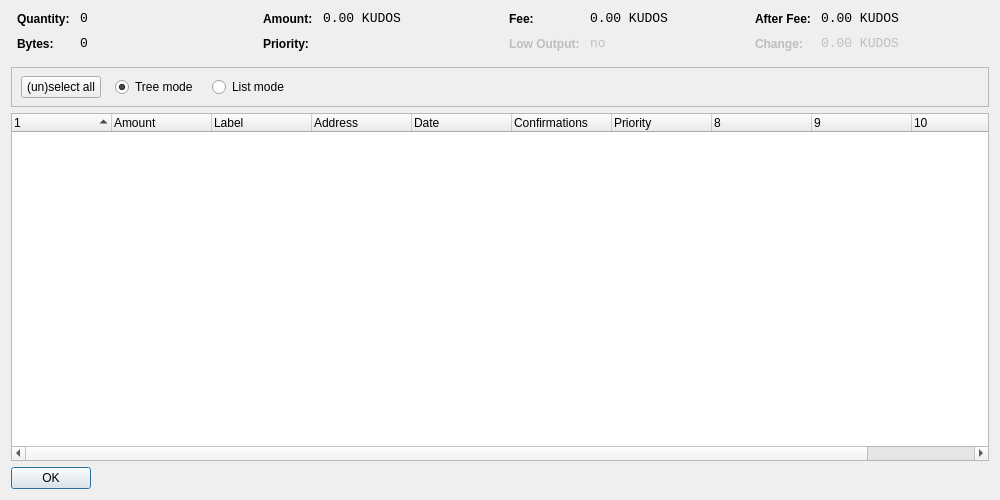
<?xml version="1.0" encoding="UTF-8"?>
<ui version="4.0">
 <class>CoinControlDialog</class>
 <widget class="QDialog" name="CoinControlDialog">
  <property name="geometry">
   <rect>
    <x>0</x>
    <y>0</y>
    <width>1000</width>
    <height>500</height>
   </rect>
  </property>
  <property name="windowTitle">
   <string>Coin Control</string>
  </property>
  <layout class="QVBoxLayout" name="verticalLayout">
   <item>
    <layout class="QHBoxLayout" name="horizontalLayoutTop" stretch="0,0,0,0">
     <property name="topMargin">
      <number>0</number>
     </property>
     <property name="bottomMargin">
      <number>10</number>
     </property>
     <item>
      <layout class="QFormLayout" name="formLayoutCoinControl1">
       <property name="horizontalSpacing">
        <number>10</number>
       </property>
       <property name="verticalSpacing">
        <number>10</number>
       </property>
       <property name="leftMargin">
        <number>6</number>
       </property>
       <property name="rightMargin">
        <number>6</number>
       </property>
       <item row="0" column="0">
        <widget class="QLabel" name="labelCoinControlQuantityText">
         <property name="styleSheet">
          <string notr="true">font-weight:bold;</string>
         </property>
         <property name="text">
          <string>Quantity:</string>
         </property>
        </widget>
       </item>
       <item row="0" column="1">
        <widget class="QLabel" name="labelCoinControlQuantity">
         <property name="font">
          <font>
           <family>Monospace</family>
           <pointsize>10</pointsize>
          </font>
         </property>
         <property name="cursor">
          <cursorShape>IBeamCursor</cursorShape>
         </property>
         <property name="contextMenuPolicy">
          <enum>Qt::ActionsContextMenu</enum>
         </property>
         <property name="text">
          <string notr="true">0</string>
         </property>
         <property name="textInteractionFlags">
          <set>Qt::LinksAccessibleByMouse|Qt::TextSelectableByKeyboard|Qt::TextSelectableByMouse</set>
         </property>
        </widget>
       </item>
       <item row="1" column="0">
        <widget class="QLabel" name="labelCoinControlBytesText">
         <property name="styleSheet">
          <string notr="true">font-weight:bold;</string>
         </property>
         <property name="text">
          <string>Bytes:</string>
         </property>
        </widget>
       </item>
       <item row="1" column="1">
        <widget class="QLabel" name="labelCoinControlBytes">
         <property name="font">
          <font>
           <family>Monospace</family>
           <pointsize>10</pointsize>
          </font>
         </property>
         <property name="cursor">
          <cursorShape>IBeamCursor</cursorShape>
         </property>
         <property name="contextMenuPolicy">
          <enum>Qt::ActionsContextMenu</enum>
         </property>
         <property name="text">
          <string notr="true">0</string>
         </property>
         <property name="textInteractionFlags">
          <set>Qt::LinksAccessibleByMouse|Qt::TextSelectableByKeyboard|Qt::TextSelectableByMouse</set>
         </property>
        </widget>
       </item>
      </layout>
     </item>
     <item>
      <layout class="QFormLayout" name="formLayoutCoinControl2">
       <property name="horizontalSpacing">
        <number>10</number>
       </property>
       <property name="verticalSpacing">
        <number>10</number>
       </property>
       <property name="leftMargin">
        <number>6</number>
       </property>
       <property name="rightMargin">
        <number>6</number>
       </property>
       <item row="0" column="0">
        <widget class="QLabel" name="labelCoinControlAmountText">
         <property name="styleSheet">
          <string notr="true">font-weight:bold;</string>
         </property>
         <property name="text">
          <string>Amount:</string>
         </property>
        </widget>
       </item>
       <item row="0" column="1">
        <widget class="QLabel" name="labelCoinControlAmount">
         <property name="font">
          <font>
           <family>Monospace</family>
           <pointsize>10</pointsize>
          </font>
         </property>
         <property name="cursor">
          <cursorShape>IBeamCursor</cursorShape>
         </property>
         <property name="contextMenuPolicy">
          <enum>Qt::ActionsContextMenu</enum>
         </property>
         <property name="text">
          <string notr="true">0.00 KUDOS</string>
         </property>
         <property name="textInteractionFlags">
          <set>Qt::LinksAccessibleByMouse|Qt::TextSelectableByKeyboard|Qt::TextSelectableByMouse</set>
         </property>
        </widget>
       </item>
       <item row="1" column="0">
        <widget class="QLabel" name="labelCoinControlPriorityText">
         <property name="styleSheet">
          <string notr="true">font-weight:bold;</string>
         </property>
         <property name="text">
          <string>Priority:</string>
         </property>
        </widget>
       </item>
       <item row="1" column="1">
        <widget class="QLabel" name="labelCoinControlPriority">
         <property name="font">
          <font>
           <family>Monospace</family>
           <pointsize>10</pointsize>
          </font>
         </property>
         <property name="cursor">
          <cursorShape>IBeamCursor</cursorShape>
         </property>
         <property name="contextMenuPolicy">
          <enum>Qt::ActionsContextMenu</enum>
         </property>
         <property name="text">
          <string/>
         </property>
         <property name="textInteractionFlags">
          <set>Qt::LinksAccessibleByMouse|Qt::TextSelectableByKeyboard|Qt::TextSelectableByMouse</set>
         </property>
        </widget>
       </item>
      </layout>
     </item>
     <item>
      <layout class="QFormLayout" name="formLayoutCoinControl3">
       <property name="horizontalSpacing">
        <number>10</number>
       </property>
       <property name="verticalSpacing">
        <number>10</number>
       </property>
       <property name="leftMargin">
        <number>6</number>
       </property>
       <property name="rightMargin">
        <number>6</number>
       </property>
       <item row="0" column="0">
        <widget class="QLabel" name="labelCoinControlFeeText">
         <property name="styleSheet">
          <string notr="true">font-weight:bold;</string>
         </property>
         <property name="text">
          <string>Fee:</string>
         </property>
        </widget>
       </item>
       <item row="0" column="1">
        <widget class="QLabel" name="labelCoinControlFee">
         <property name="font">
          <font>
           <family>Monospace</family>
           <pointsize>10</pointsize>
          </font>
         </property>
         <property name="cursor">
          <cursorShape>IBeamCursor</cursorShape>
         </property>
         <property name="contextMenuPolicy">
          <enum>Qt::ActionsContextMenu</enum>
         </property>
         <property name="text">
          <string notr="true">0.00 KUDOS</string>
         </property>
         <property name="textInteractionFlags">
          <set>Qt::LinksAccessibleByMouse|Qt::TextSelectableByKeyboard|Qt::TextSelectableByMouse</set>
         </property>
        </widget>
       </item>
       <item row="1" column="0">
        <widget class="QLabel" name="labelCoinControlLowOutputText">
         <property name="enabled">
          <bool>false</bool>
         </property>
         <property name="styleSheet">
          <string notr="true">font-weight:bold;</string>
         </property>
         <property name="text">
          <string>Low Output:</string>
         </property>
        </widget>
       </item>
       <item row="1" column="1">
        <widget class="QLabel" name="labelCoinControlLowOutput">
         <property name="enabled">
          <bool>false</bool>
         </property>
         <property name="font">
          <font>
           <family>Monospace</family>
           <pointsize>10</pointsize>
          </font>
         </property>
         <property name="cursor">
          <cursorShape>IBeamCursor</cursorShape>
         </property>
         <property name="contextMenuPolicy">
          <enum>Qt::ActionsContextMenu</enum>
         </property>
         <property name="text">
          <string notr="true">no</string>
         </property>
         <property name="textInteractionFlags">
          <set>Qt::LinksAccessibleByMouse|Qt::TextSelectableByKeyboard|Qt::TextSelectableByMouse</set>
         </property>
        </widget>
       </item>
      </layout>
     </item>
     <item>
      <layout class="QFormLayout" name="formLayoutCoinControl4">
       <property name="horizontalSpacing">
        <number>10</number>
       </property>
       <property name="verticalSpacing">
        <number>10</number>
       </property>
       <property name="leftMargin">
        <number>6</number>
       </property>
       <property name="rightMargin">
        <number>6</number>
       </property>
       <item row="0" column="0">
        <widget class="QLabel" name="labelCoinControlAfterFeeText">
         <property name="styleSheet">
          <string notr="true">font-weight:bold;</string>
         </property>
         <property name="text">
          <string>After Fee:</string>
         </property>
        </widget>
       </item>
       <item row="0" column="1">
        <widget class="QLabel" name="labelCoinControlAfterFee">
         <property name="font">
          <font>
           <family>Monospace</family>
           <pointsize>10</pointsize>
          </font>
         </property>
         <property name="cursor">
          <cursorShape>IBeamCursor</cursorShape>
         </property>
         <property name="contextMenuPolicy">
          <enum>Qt::ActionsContextMenu</enum>
         </property>
         <property name="text">
          <string notr="true">0.00 KUDOS</string>
         </property>
         <property name="textInteractionFlags">
          <set>Qt::LinksAccessibleByMouse|Qt::TextSelectableByKeyboard|Qt::TextSelectableByMouse</set>
         </property>
        </widget>
       </item>
       <item row="1" column="0">
        <widget class="QLabel" name="labelCoinControlChangeText">
         <property name="enabled">
          <bool>false</bool>
         </property>
         <property name="styleSheet">
          <string notr="true">font-weight:bold;</string>
         </property>
         <property name="text">
          <string>Change:</string>
         </property>
        </widget>
       </item>
       <item row="1" column="1">
        <widget class="QLabel" name="labelCoinControlChange">
         <property name="enabled">
          <bool>false</bool>
         </property>
         <property name="font">
          <font>
           <family>Monospace</family>
           <pointsize>10</pointsize>
          </font>
         </property>
         <property name="cursor">
          <cursorShape>IBeamCursor</cursorShape>
         </property>
         <property name="contextMenuPolicy">
          <enum>Qt::ActionsContextMenu</enum>
         </property>
         <property name="text">
          <string notr="true">0.00 KUDOS</string>
         </property>
         <property name="textInteractionFlags">
          <set>Qt::LinksAccessibleByMouse|Qt::TextSelectableByKeyboard|Qt::TextSelectableByMouse</set>
         </property>
        </widget>
       </item>
      </layout>
     </item>
    </layout>
   </item>
   <item>
    <widget class="QFrame" name="frame">
     <property name="minimumSize">
      <size>
       <width>0</width>
       <height>40</height>
      </size>
     </property>
     <property name="frameShape">
      <enum>QFrame::StyledPanel</enum>
     </property>
     <property name="frameShadow">
      <enum>QFrame::Sunken</enum>
     </property>
     <widget class="QWidget" name="horizontalLayoutWidget">
      <property name="geometry">
       <rect>
        <x>10</x>
        <y>0</y>
        <width>781</width>
        <height>41</height>
       </rect>
      </property>
      <layout class="QHBoxLayout" name="horizontalLayoutPanel" stretch="0,0,0,0,0">
       <property name="spacing">
        <number>14</number>
       </property>
       <item>
        <widget class="QPushButton" name="pushButtonSelectAll">
         <property name="sizePolicy">
          <sizepolicy hsizetype="Maximum" vsizetype="Fixed">
           <horstretch>0</horstretch>
           <verstretch>0</verstretch>
          </sizepolicy>
         </property>
         <property name="text">
          <string>(un)select all</string>
         </property>
        </widget>
       </item>
       <item>
        <widget class="QRadioButton" name="radioTreeMode">
         <property name="sizePolicy">
          <sizepolicy hsizetype="Maximum" vsizetype="Fixed">
           <horstretch>0</horstretch>
           <verstretch>0</verstretch>
          </sizepolicy>
         </property>
         <property name="text">
          <string>Tree mode</string>
         </property>
         <property name="checked">
          <bool>true</bool>
         </property>
        </widget>
       </item>
       <item>
        <widget class="QRadioButton" name="radioListMode">
         <property name="sizePolicy">
          <sizepolicy hsizetype="Maximum" vsizetype="Fixed">
           <horstretch>0</horstretch>
           <verstretch>0</verstretch>
          </sizepolicy>
         </property>
         <property name="text">
          <string>List mode</string>
         </property>
        </widget>
       </item>
       <item>
        <spacer name="horizontalSpacer">
         <property name="orientation">
          <enum>Qt::Horizontal</enum>
         </property>
         <property name="sizeHint" stdset="0">
          <size>
           <width>40</width>
           <height>20</height>
          </size>
         </property>
        </spacer>
       </item>
      </layout>
     </widget>
    </widget>
   </item>
   <item>
    <widget class="CoinControlTreeWidget" name="treeWidget">
     <property name="contextMenuPolicy">
      <enum>Qt::CustomContextMenu</enum>
     </property>
     <property name="sortingEnabled">
      <bool>false</bool>
     </property>
     <property name="columnCount">
      <number>11</number>
     </property>
     <attribute name="headerShowSortIndicator" stdset="0">
      <bool>true</bool>
     </attribute>
     <attribute name="headerStretchLastSection">
      <bool>false</bool>
     </attribute>
     <column>
      <property name="text">
       <string/>
      </property>
     </column>
     <column>
      <property name="text">
       <string>Amount</string>
      </property>
     </column>
     <column>
      <property name="text">
       <string>Label</string>
      </property>
     </column>
     <column>
      <property name="text">
       <string>Address</string>
      </property>
     </column>
     <column>
      <property name="text">
       <string>Date</string>
      </property>
     </column>
     <column>
      <property name="text">
       <string>Confirmations</string>
      </property>
      <property name="toolTip">
       <string>Confirmed</string>
      </property>
     </column>
     <column>
      <property name="text">
       <string>Priority</string>
      </property>
     </column>
     <column>
      <property name="text">
       <string/>
      </property>
     </column>
     <column>
      <property name="text">
       <string/>
      </property>
     </column>
     <column>
      <property name="text">
       <string/>
      </property>
     </column>
     <column>
      <property name="text">
       <string/>
      </property>
     </column>
    </widget>
   </item>
   <item>
    <widget class="QDialogButtonBox" name="buttonBox">
     <property name="sizePolicy">
      <sizepolicy hsizetype="Maximum" vsizetype="Fixed">
       <horstretch>0</horstretch>
       <verstretch>0</verstretch>
      </sizepolicy>
     </property>
     <property name="orientation">
      <enum>Qt::Horizontal</enum>
     </property>
     <property name="standardButtons">
      <set>QDialogButtonBox::Ok</set>
     </property>
    </widget>
   </item>
  </layout>
 </widget>
 <customwidgets>
  <customwidget>
   <class>CoinControlTreeWidget</class>
   <extends>QTreeWidget</extends>
   <header>coincontroltreewidget.h</header>
  </customwidget>
 </customwidgets>
 <resources/>
 <connections/>
</ui>
